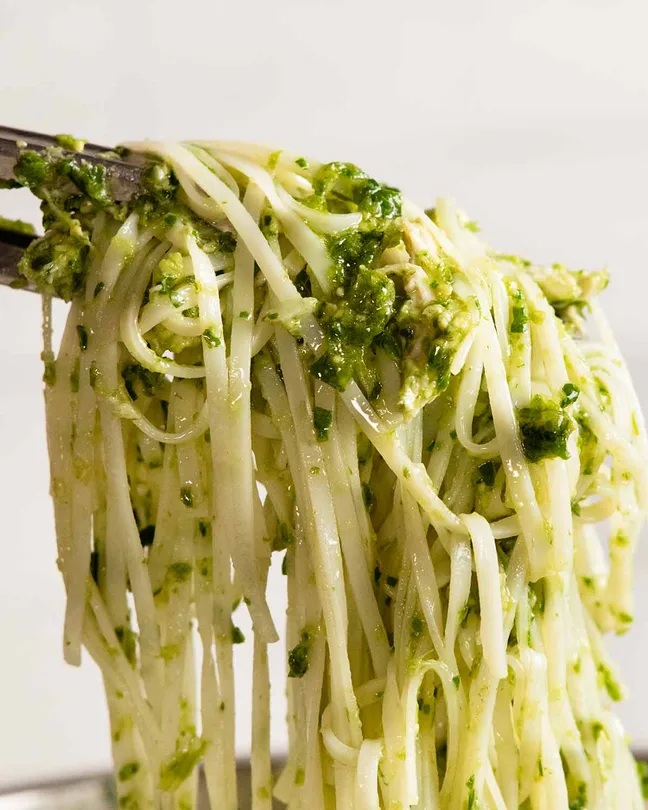
#> input picture 01_Image_Basics/images/noodles.webp, 648 x 810 px, found by its file name
$ python L3.py
#> lines starting #> are read from the running program, lines starting #| are printed output that depends on the picture
import numpy as np
import matplotlib.pyplot as plt

img = np.zeros((300, 300, 3), dtype=np.uint8)

# # # Red square
img[:, :] = [255, 0, 0]
plt.imshow(img)
plt.title("Red Image")
plt.axis("off")
plt.show()
# # # Green square
img[:, :] = [0, 255, 0]
plt.imshow(img)
plt.title("Green Image")
plt.axis("off")
plt.show()
# # # Blue square
img[:, :] = [0, 0, 255]
plt.imshow(img)
plt.title("Blue Image")
plt.axis("off")
plt.show()
# # # White sqare
img[:, :] = [255, 255, 255]
plt.imshow(img)
plt.title("White Image")
plt.axis("off")
plt.show()

#Task 2:Load a real image using Pillow.
from PIL import Image
img = Image.open("01_Image_Basics/images/noodles.webp")
#> img is the input picture: PIL image 648x810 RGB; mean R, G, B 190.5, 181, 131.6
img = np.array(img)
print(img.shape)
#| (810, 648, 3)
plt.imshow(img)
plt.axis("off")
plt.show()

# #Task 3:Split the image
red = img[:, :, 0]
green = img[:, :, 1]
blue = img[:, :, 2]
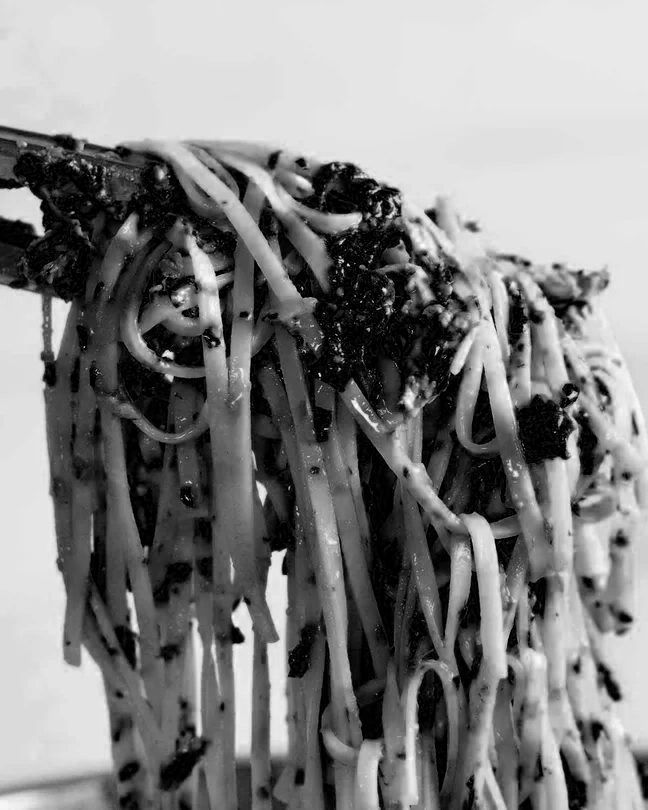
#> blue: shape (810, 648); min 0, max 255, mean 131.6
plt.figure(figsize=(12,4))

plt.subplot(1,3,1)
plt.imshow(red, cmap="gray")
plt.title("Red Channel")

plt.subplot(1,3,2)
plt.imshow(green, cmap="gray")
plt.title("Green Channel")

plt.subplot(1,3,3)
plt.imshow(blue, cmap="gray")
plt.title("Blue Channel")

plt.show()

#Task 4:Create:Image without red/Image without green/Image without blue
img_no_red = img.copy()
img_no_red[:, :, 0] = 0
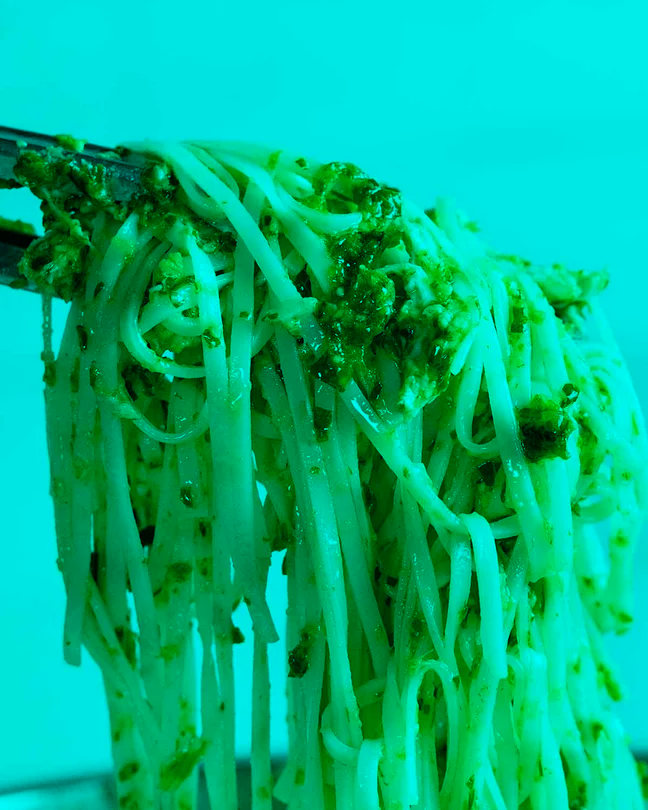
#> img_no_red: shape (810, 648, 3); mean R, G, B 0, 181, 131.6
plt.imshow(img_no_red)
plt.axis("off")
plt.show()
img_no_green = img.copy()
img_no_green[:, :, 1] = 0
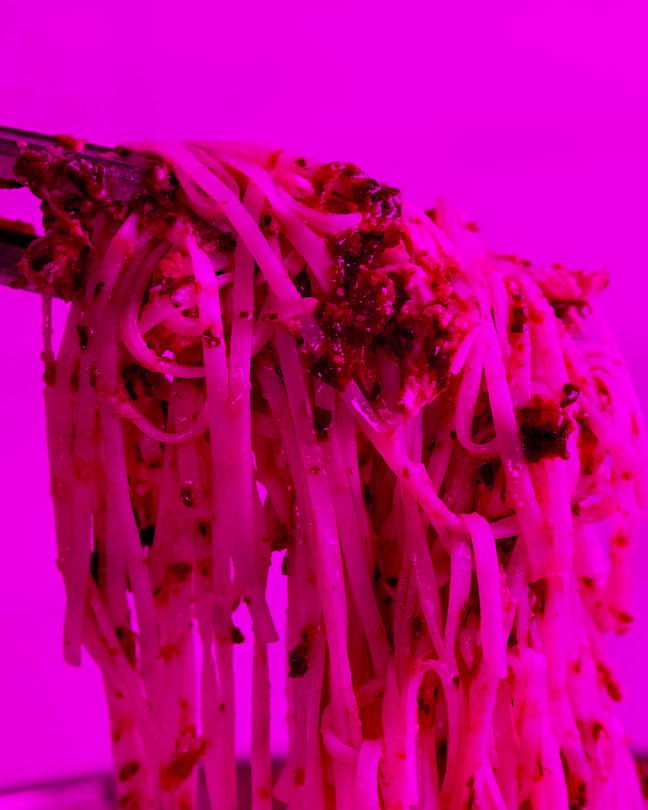
#> img_no_green: shape (810, 648, 3); mean R, G, B 190.5, 0, 131.6
plt.imshow(img_no_green)
plt.axis("off")
plt.show()
img_no_blue = img.copy()
img_no_blue[:, :, 2] = 0
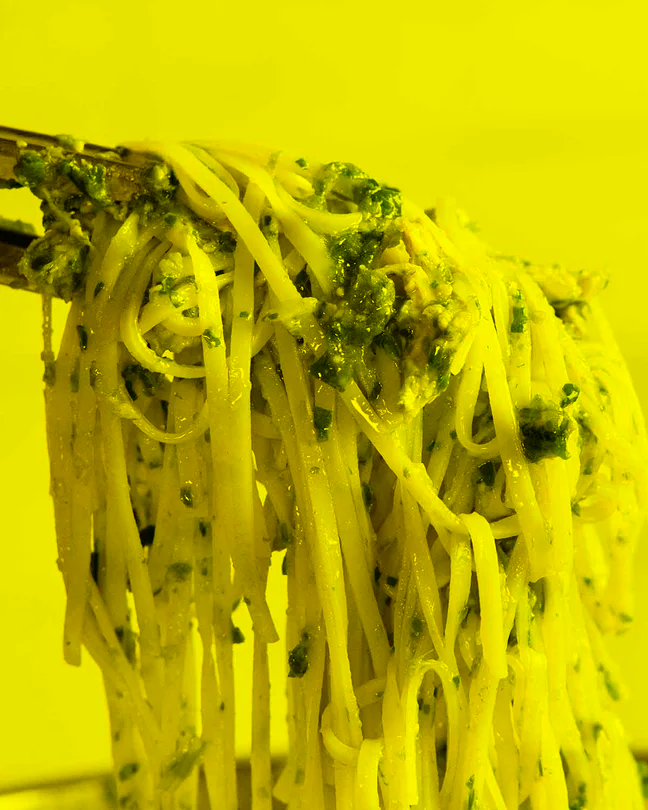
#> img_no_blue: shape (810, 648, 3); mean R, G, B 190.5, 181, 0
plt.imshow(img_no_blue)
plt.axis("off")
plt.show()
#Task 5:Create:Red-only image/Green-only image/Blue-only image
red_only = img.copy()

red_only[:, :, 1] = 0

red_only[:, :, 2] = 0
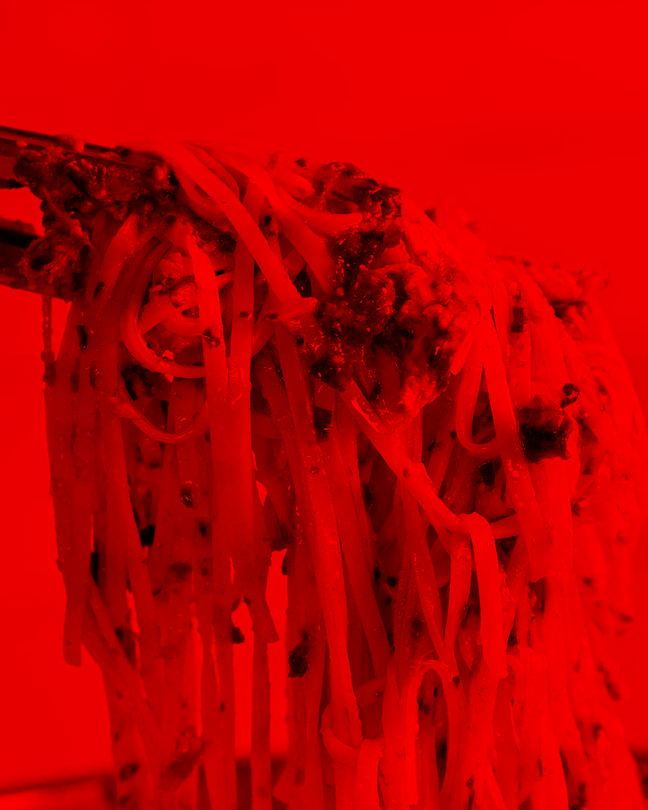
#> red_only: shape (810, 648, 3); mean R, G, B 190.5, 0, 0

plt.imshow(red_only)
plt.axis("off")
plt.show()
green_only = img.copy()

green_only[:, :, 0] = 0

green_only[:, :, 2] = 0
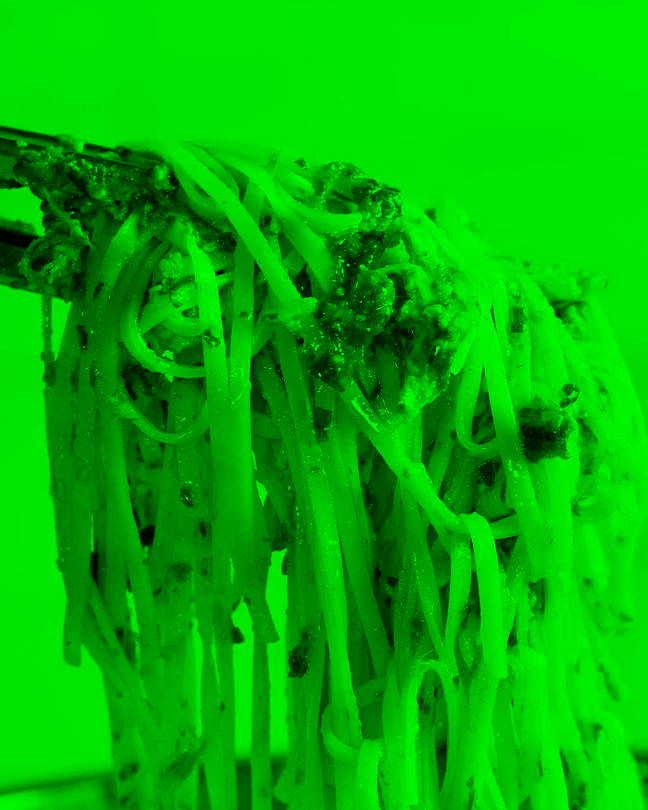
#> green_only: shape (810, 648, 3); mean R, G, B 0, 181, 0

plt.imshow(green_only)
plt.axis("off")
plt.show()
blue_only = img.copy()

blue_only[:, :, 0] = 0

blue_only[:, :, 1] = 0
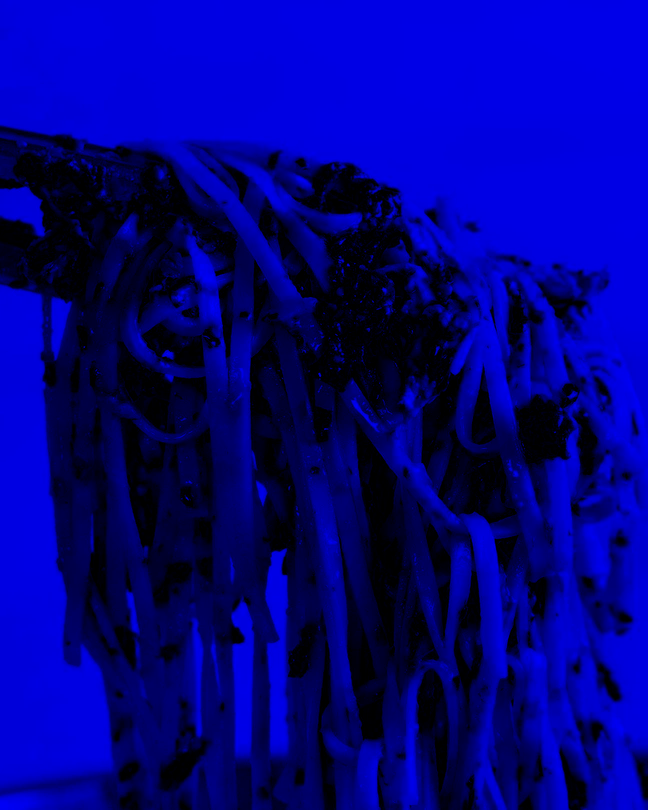
#> blue_only: shape (810, 648, 3); mean R, G, B 0, 0, 131.6

plt.imshow(blue_only)
plt.axis("off")
plt.show()

#ask 6:Load the same image using OpenCV.
import cv2
import matplotlib.pyplot as plt

img = cv2.imread("01_Image_Basics/images/noodles.webp")
#> img: shape (810, 648, 3)

plt.imshow(img)
plt.axis("off")
plt.show()

#Task 7:Convert BGR → RGB.
img_rgb = cv2.cvtColor(img, cv2.COLOR_BGR2RGB)

plt.imshow(img_rgb)
plt.axis("off")
plt.show()
